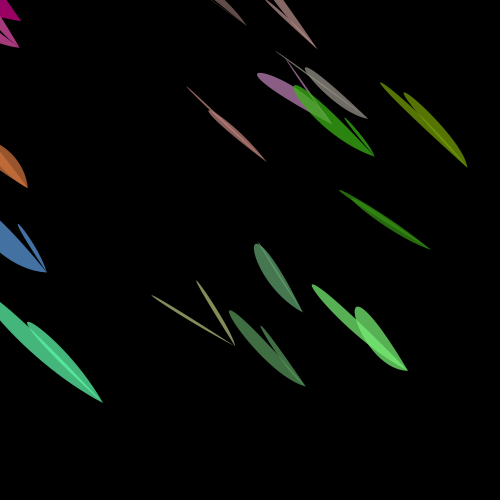
Frame 1 (no input)
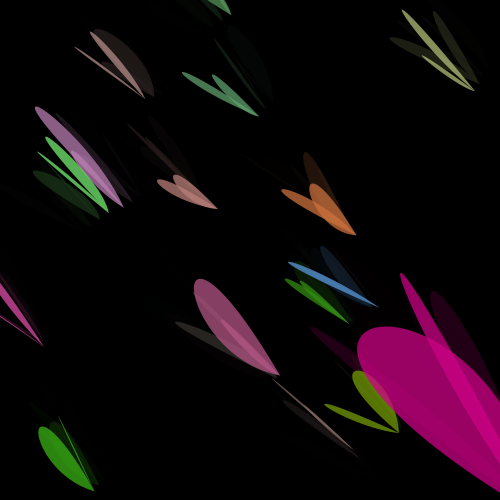
Frame 60 (the mouse pressed at the canvas centre just before this capture)
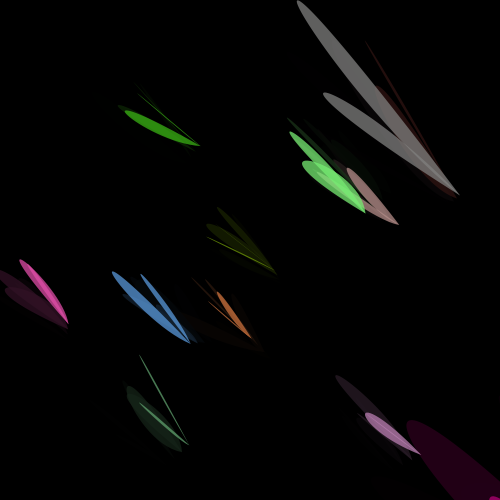
Frame 120 (the mouse held since frame 60 and released just before this capture)

The Processing sketch that drew these frames (run headless with seeded random() and noise(); from frame 60 on, the mouse is pressed at the canvas centre):

// Processing sketch: processing_118568
// ── processing_118568.pde

SpriteObject[] Butterfly = new SpriteObject[25];
SpriteObject ageButterfly; 
SpriteObject newButterfly;
float timer = 0;
float brightness = 80;

void setup()
{
  size(500,500);
  background(0);
  colorMode(HSB, 360, 100, 100);
  smooth();
  noStroke();
  
  for(int i = 0; i < 15; i++)
  {
  Butterfly[i] = new SpriteObject();
  Butterfly[i].x = random(width);
  SpriteObject currentSpriteObject = Butterfly[i];
  currentSpriteObject.y = random(height);
  Butterfly[i].w = 40;
  Butterfly[i].h = 90;
  Butterfly[i].directionX = random(-1,1);
  Butterfly[i].directionY = random(-1,1);
  Butterfly[i].speed = 10;
  Butterfly[i].s = 0.3;
  Butterfly[i].butterflyColor = color(random(360), random(100), random(50,100));
  }
  
  ageButterfly = new SpriteObject();
  ageButterfly.w = 40;
  ageButterfly.h = 90;
  ageButterfly.directionX = 1;
  ageButterfly.directionY = 1;
  ageButterfly.s = 1;
  ageButterfly.speed = 10;
  ageButterfly.butterflyColor = color(321,99,brightness);
  
  newButterfly = new SpriteObject();
  newButterfly.w = 40;
  newButterfly.h = 90;
  newButterfly.x = 100;
  newButterfly.y = 400;
  newButterfly.directionX = 1;
  newButterfly.directionY = 1;
  newButterfly.s = .5;
  newButterfly.speed = 3;
}

void draw()
{
  frameRate(18);
  timer += 0.0167;
  brightness -= .08;
  if (timer >= 2)
  {
   ageButterfly.y += 40;
   ageButterfly.s -= 0.05;
   ageButterfly.butterflyColor = color(321,99,brightness);
  }
  if(ageButterfly.s < 0)
  {
    ageButterfly.s = 0;
  }

   fill(0,200);
  rect(0,0,width,height);
  
  for(int i = 0; i < 15; i++)
  {
    if (newButterfly.isOverlapping(Butterfly[i]))
  {
    Butterfly[i].s = 0;
    newButterfly.s += 0.01;
  }
  Butterfly[i].update();
  Butterfly[i].render();
  }
  ageButterfly.update();
  ageButterfly.render(); 
  
  newButterfly.butterflyColor = color(random(360), random(100), random(50,100));
  newButterfly.update();
  newButterfly.render(); 
  
  println(timer);
}

 
class SpriteObject
{
  float x = 0.0;
  float y = 0.0;
  float w = 50;
  float h = 100;
  float rotation = 0.0;
  float speed;
  float directionX;
  float directionY;
  float s;
  color butterflyColor;
  
  boolean isOverlapping(SpriteObject other)
  {
    float left = this.x - (this.w * 0.5 * this.s);
    float right = this.x + (this.w * 0.5 * this.s);
    float top = this.y - (this.h * 0.5 * this.s);
    float bottom = this.y + (this.h * 0.5 * this.s);
       
    float otherLeft = other.x - (other.w * 0.5 * other.s);
    float otherRight = other.x + (other.w * 0.5 * other.s);
    float otherTop = other.y - (other.h * 0.5 * other.s);
    float otherBottom = other.y + (other.h * 0.5 * other.s); 
       
    return !(left > otherRight || right < otherLeft || top > otherBottom || bottom < otherTop);
  }
  
  void update()
  {
 if (this.x > width - (this.w * this.s * 0.5) && this.directionX > 0)
    {
      this.x = width - (this.w * this.s * 0.5);
      this.directionX = -this.directionX;
    }
    if (this.x < (this.w * this.s * 0.5) && this.directionX <= 0)
    {
      this.x = (this.w * this.s * 0.5);
      this.directionX = -this.directionX;
    }
    if (this.y > height - (this.h * this.s * 0.5) && this.directionY > 0)
    {
      this.y = height - (this.h * this.s * 0.5);
      this.directionY = -this.directionY;
    }
    if (this.y < (this.h * this.s * 0.5) && this.directionY <= 0)
    {
      this.y = (this.h * this.s * 0.5);
      this.directionY = -this.directionY;
    }
       
    this.y += directionY * speed;
    this.x += directionX * speed;
    
  float waveSpeed = 2;
  float waveHeight = 2;
  float angle = ageButterfly.x * waveSpeed;
  float offset = sin(radians(angle)) * waveHeight;

  ageButterfly.x += noise(-1,10);
  ageButterfly.y += noise(-1,10);

  }
  
   void render()
  {
    fill(this.butterflyColor,190);
    pushMatrix();
    translate(this.x, this.y);
    scale(s);
    rotate(radians(180));
    bezier(0,0, random(0,200), random(0,200), random(200,500), random(200,500),0,0);
     bezier(0,0, random(0,300), random(0,300), random(200,600), random(200,600),0,0);
    popMatrix();
  }
}
